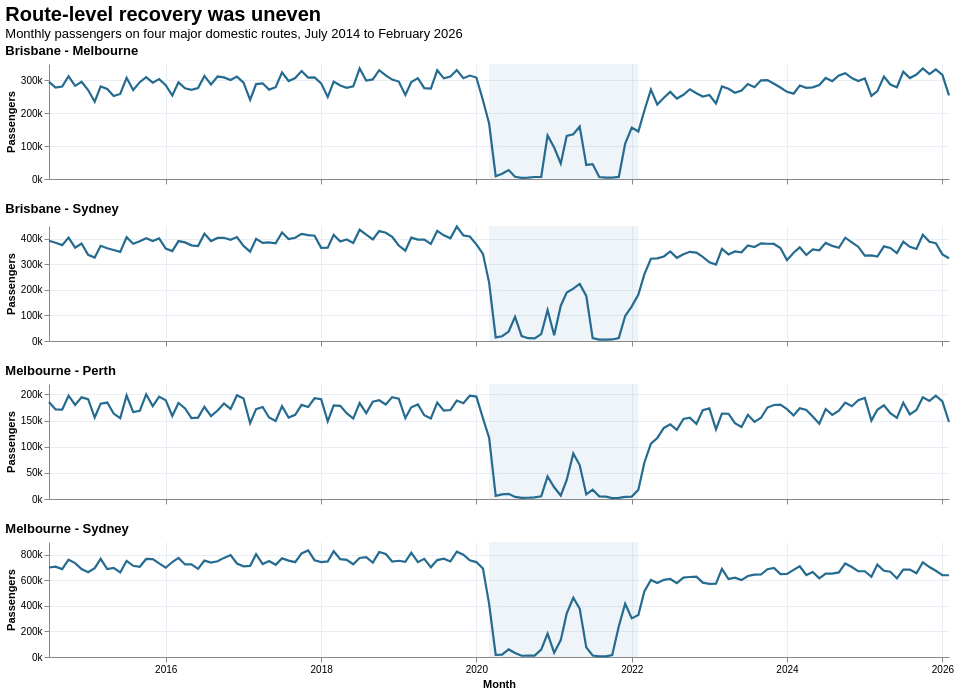

Describe this chart as a Vega-Lite specification.
### Vega-Lite specification from a JSON file in a GitHub repository (floating-point values rounded to 4 significant figures; data arrays with more than 128 entries replaced by an {"elided": "..."} marker saying what was removed)
{"$schema": "https://vega.github.io/schema/vega-lite/v5.json", "title": {"text": "Route-level recovery was uneven", "subtitle": "Monthly passengers on four major domestic routes, July 2014 to February 2026", "anchor": "start"}, "data": {"values": {"elided": "560 records"}}, "vconcat": [{"width": 900, "height": 115, "title": {"text": "Brisbane - Melbourne", "anchor": "start", "fontSize": 13, "dy": -2}, "layer": [{"data": {"values": [{"start": "2020-03-01", "end": "2022-02-01"}]}, "mark": {"type": "rect", "opacity": 0.12, "color": "#7aa6c2"}, "encoding": {"x": {"field": "start", "type": "temporal"}, "x2": {"field": "end"}}}, {"transform": [{"filter": "datum.route === 'Brisbane - Melbourne'"}], "mark": {"type": "line", "strokeWidth": 2.2, "color": "#256b8f"}, "encoding": {"x": {"field": "date", "type": "temporal", "title": null, "axis": {"format": "%Y", "labelAngle": 0, "tickCount": 8, "labels": false}}, "y": {"field": "passengers", "type": "quantitative", "title": "Passengers", "scale": {"zero": true, "nice": true}, "axis": {"format": "~s", "tickCount": 4}}, "tooltip": [{"field": "route", "type": "nominal", "title": "Route"}, {"field": "date", "type": "temporal", "title": "Month", "format": "%b %Y"}, {"field": "passengers", "type": "quantitative", "title": "Passengers", "format": ",d"}]}}]}, {"width": 900, "height": 115, "title": {"text": "Brisbane - Sydney", "anchor": "start", "fontSize": 13, "dy": -2}, "layer": [{"data": {"values": [{"start": "2020-03-01", "end": "2022-02-01"}]}, "mark": {"type": "rect", "opacity": 0.12, "color": "#7aa6c2"}, "encoding": {"x": {"field": "start", "type": "temporal"}, "x2": {"field": "end"}}}, {"transform": [{"filter": "datum.route === 'Brisbane - Sydney'"}], "mark": {"type": "line", "strokeWidth": 2.2, "color": "#256b8f"}, "encoding": {"x": {"field": "date", "type": "temporal", "title": null, "axis": {"format": "%Y", "labelAngle": 0, "tickCount": 8, "labels": false}}, "y": {"field": "passengers", "type": "quantitative", "title": "Passengers", "scale": {"zero": true, "nice": true}, "axis": {"format": "~s", "tickCount": 4}}, "tooltip": [{"field": "route", "type": "nominal", "title": "Route"}, {"field": "date", "type": "temporal", "title": "Month", "format": "%b %Y"}, {"field": "passengers", "type": "quantitative", "title": "Passengers", "format": ",d"}]}}]}, {"width": 900, "height": 115, "title": {"text": "Melbourne - Perth", "anchor": "start", "fontSize": 13, "dy": -2}, "layer": [{"data": {"values": [{"start": "2020-03-01", "end": "2022-02-01"}]}, "mark": {"type": "rect", "opacity": 0.12, "color": "#7aa6c2"}, "encoding": {"x": {"field": "start", "type": "temporal"}, "x2": {"field": "end"}}}, {"transform": [{"filter": "datum.route === 'Melbourne - Perth'"}], "mark": {"type": "line", "strokeWidth": 2.2, "color": "#256b8f"}, "encoding": {"x": {"field": "date", "type": "temporal", "title": null, "axis": {"format": "%Y", "labelAngle": 0, "tickCount": 8, "labels": false}}, "y": {"field": "passengers", "type": "quantitative", "title": "Passengers", "scale": {"zero": true, "nice": true}, "axis": {"format": "~s", "tickCount": 4}}, "tooltip": [{"field": "route", "type": "nominal", "title": "Route"}, {"field": "date", "type": "temporal", "title": "Month", "format": "%b %Y"}, {"field": "passengers", "type": "quantitative", "title": "Passengers", "format": ",d"}]}}]}, {"width": 900, "height": 115, "title": {"text": "Melbourne - Sydney", "anchor": "start", "fontSize": 13, "dy": -2}, "layer": [{"data": {"values": [{"start": "2020-03-01", "end": "2022-02-01"}]}, "mark": {"type": "rect", "opacity": 0.12, "color": "#7aa6c2"}, "encoding": {"x": {"field": "start", "type": "temporal"}, "x2": {"field": "end"}}}, {"transform": [{"filter": "datum.route === 'Melbourne - Sydney'"}], "mark": {"type": "line", "strokeWidth": 2.2, "color": "#256b8f"}, "encoding": {"x": {"field": "date", "type": "temporal", "title": "Month", "axis": {"format": "%Y", "labelAngle": 0, "tickCount": 8, "labels": true}}, "y": {"field": "passengers", "type": "quantitative", "title": "Passengers", "scale": {"zero": true, "nice": true}, "axis": {"format": "~s", "tickCount": 4}}, "tooltip": [{"field": "route", "type": "nominal", "title": "Route"}, {"field": "date", "type": "temporal", "title": "Month", "format": "%b %Y"}, {"field": "passengers", "type": "quantitative", "title": "Passengers", "format": ",d"}]}}]}], "spacing": 18, "resolve": {"scale": {"y": "independent"}}, "config": {"view": {"stroke": null}, "axis": {"labelFontSize": 10, "titleFontSize": 11, "gridColor": "#e8eef3"}, "title": {"fontSize": 20, "subtitleFontSize": 13}}}
